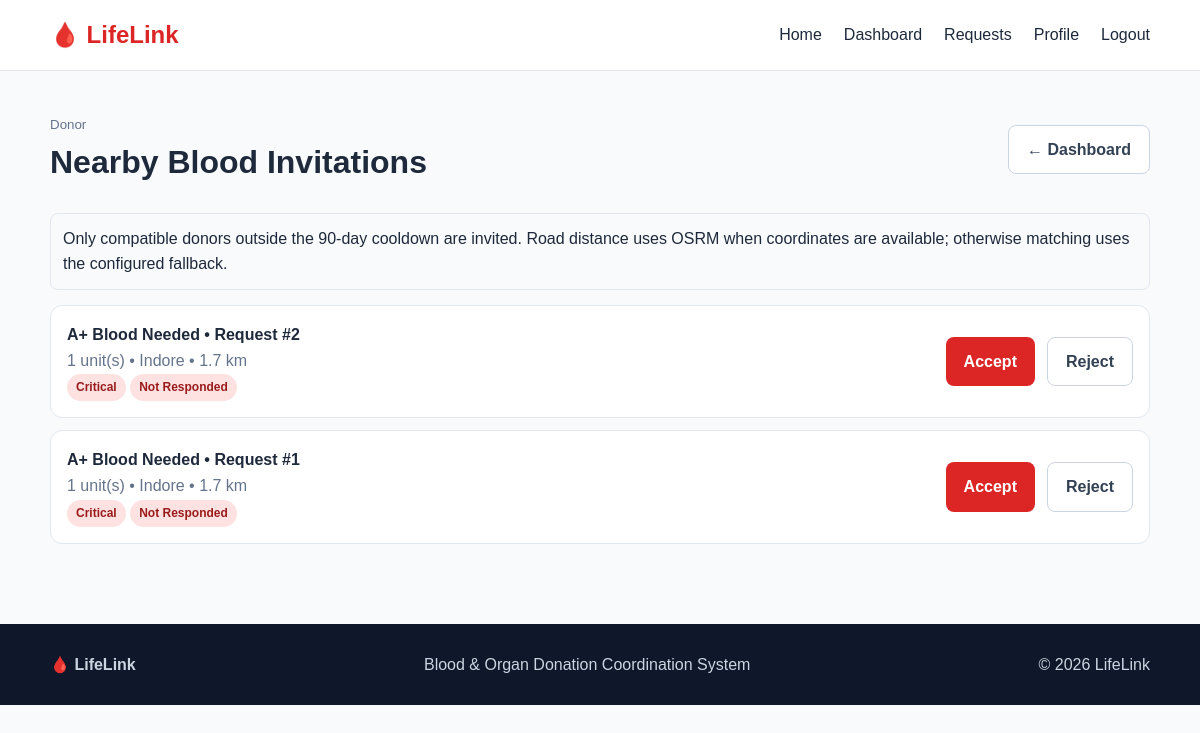
/blood-requests (signed in), run on the app's committed database.
### tables this page shows
CREATE TABLE invitations(
      id INTEGER PRIMARY KEY AUTOINCREMENT, request_id INTEGER NOT NULL, donor_id INTEGER NOT NULL,
      distance_km REAL, travel_minutes REAL, status TEXT NOT NULL DEFAULT 'Not Responded',
      created_at TEXT NOT NULL, responded_at TEXT, UNIQUE(request_id,donor_id),
      FOREIGN KEY(request_id) REFERENCES blood_requests(id) ON DELETE CASCADE,
      FOREIGN KEY(donor_id) REFERENCES users(id) ON DELETE CASCADE
    );

CREATE TABLE blood_requests(
      id INTEGER PRIMARY KEY AUTOINCREMENT, requester_id INTEGER NOT NULL, patient_name TEXT NOT NULL,
      blood_group TEXT NOT NULL, units INTEGER NOT NULL, urgency TEXT NOT NULL, location TEXT NOT NULL,
      lat REAL, lng REAL, contact TEXT NOT NULL, notes TEXT, status TEXT NOT NULL DEFAULT 'Active',
      radius_km REAL NOT NULL DEFAULT 5, created_at TEXT NOT NULL, updated_at TEXT NOT NULL,
      FOREIGN KEY(requester_id) REFERENCES users(id)
    );

### app.py (the view)
@app.route("/blood-requests")
@role_required("donor")
def blood_requests():
    u=current_user()
    reqs=q("""SELECT br.*,u.name requester FROM blood_requests br JOIN users u ON u.id=br.requester_id
              WHERE br.status NOT IN ('Cancelled','Expired','Donated') ORDER BY
              CASE urgency WHEN 'Critical' THEN 1 WHEN 'Urgent' THEN 2 ELSE 3 END, created_at DESC""")
    for r in reqs: match_request(r["id"])
    inv=q("""SELECT i.*,br.patient_name,br.blood_group,br.units,br.urgency,br.location,u.name requester
             FROM invitations i JOIN blood_requests br ON br.id=i.request_id JOIN users u ON u.id=br.requester_id
             WHERE i.donor_id=? ORDER BY i.created_at DESC""",(u["id"],))
    return render_template("blood-requests.html",requests=reqs,invitations=inv)

### app.py (called while the page is built)
def db():
    if "db" not in g:
        g.db = sqlite3.connect(DB_PATH)
        g.db.row_factory = sqlite3.Row
        g.db.execute("PRAGMA foreign_keys=ON")
    return g.db

def q(sql, args=(), one=False):
    cur=db().execute(sql,args)
    rows=cur.fetchone() if one else cur.fetchall()
    cur.close()
    return rows

def execute(sql,args=()):
    cur=db().execute(sql,args); db().commit(); return cur.lastrowid

def now():
    return datetime.utcnow().replace(microsecond=0).isoformat()

def current_user():
    uid=session.get("user_id")
    return q("SELECT * FROM users WHERE id=? AND active=1",(uid,),one=True) if uid else None

@app.context_processor
def inject():
    return {"current_user": current_user(), "blood_groups": BLOOD_GROUPS, "cooldown": COOLDOWN_DAYS}

def role_required(*roles):
    def deco(f):
        @wraps(f)
        def wrap(*a,**kw):
            u=current_user()
            if not u: return redirect(url_for("login",next=request.path))
            if u["role"] not in roles:
                flash("You do not have permission to access this page.","error")
                return redirect(url_for("dashboard"))
            return f(*a,**kw)
        return wrap
    return deco

def compat(donor, needed):
    matrix={
      "O-": set(BLOOD_GROUPS), "O+": {"O+","A+","B+","AB+"},
      "A-":{"A-","A+","AB-","AB+"},"A+": {"A+","AB+"},
      "B-":{"B-","B+","AB-","AB+"},"B+": {"B+","AB+"},
      "AB-":{"AB-","AB+"},"AB+": {"AB+"}
    }
    return needed in matrix.get(donor,set())

def eligible(donor):
    if not donor["blood_group"]: return False
    if not donor["last_donation"]: return True
    try: last=datetime.fromisoformat(donor["last_donation"])
    except: return False
    return datetime.utcnow()-last >= timedelta(days=COOLDOWN_DAYS)

def current_radius(req):
    base=RADIUS[req["urgency"]]
    elapsed=(datetime.utcnow()-datetime.fromisoformat(req["created_at"])).total_seconds()/60
    expansions=max(0,int(elapsed//EXPANSION_MINUTES))
    return min(MAX_RADIUS,base*(2**expansions))

### templates/blood-requests.html (shortened to what this page needs)
<!doctype html><html lang="en"><head><link rel="stylesheet" href="{{ url_for('static',filename='css/style.css') }}"></head><body>
<header class="navbar"><div class="container navrow"><a class="logo" href="{{ url_for('index') }}">🩸 LifeLink</a><nav class="navlinks">
<a href="{{ url_for('index') }}">Home</a>{% if current_user %}<a href="{{ url_for('dashboard') }}">Dashboard</a>{% if current_user.role=='donor' %}<a href="{{ url_for('blood_requests') }}">Requests</a>{% endif %}<a href="{{ url_for('profile') if current_user.role in ['donor','recipient','camp_organizer'] else url_for('dashboard') }}">Profile</a><a href="{{ url_for('logout') }}">Logout</a>{% else %}<a href="{{ url_for('login') }}">Login</a><a href="{{ url_for('register') }}">Register</a>{% endif %}
</nav></div></header>
<main class="dashboard"><div class="container"><div class="dashhead"><div><small class="muted">Donor</small><h1>Nearby Blood Invitations</h1></div><a class="btn light" href="{{url_for('donor_dashboard')}}">← Dashboard</a></div><div class="notice">Only compatible donors outside the {{cooldown if cooldown else 90}}-day cooldown are invited. Road distance uses OSRM when coordinates are available; otherwise matching uses the configured fallback.</div>{% if invitations %}<div class="list">{% for i in invitations %}<div class="item"><div><strong>{{i.blood_group}} Blood Needed • Request #{{i.request_id}}</strong><p class="muted">{{i.units}} unit(s) • {{i.location}} • {{i.distance_km|round(1) if i.distance_km is not none else '—'}} km{% if i.travel_minutes %} • ~{{i.travel_minutes|round|int}} min{% endif %}</p><span class="badge {% if i.urgency=='Critical' %}{% else %}yellow{% endif %}">{{i.urgency}}</span> <span class="badge">{{i.status}}</span></div>{% if i.status=='Not Responded' %}<div class="actions"><button class="btn primary" onclick="invAction({{i.id}},'accept')">Accept</button><button class="btn light" onclick="invAction({{i.id}},'reject')">Reject</button></div>{% endif %}</div>{% endfor %}</div>{% else %}<div class="card"><h2>No invitations yet</h2><p class="muted">New eligible requests will appear here when matching runs.</p></div>{% endif %}</div></main>
<footer><div class="container footerrow"><strong>🩸 LifeLink</strong><span>Blood & Organ Donation Coordination System</span><span>© 2026 LifeLink</span></div></footer>
<script src="{{ url_for('static',filename='js/main.js') }}"></script></body></html>

### static/css/style.css (style rules this page uses)
* { box-sizing:border-box;margin:0;padding:0 }
body { font-family:Arial,sans-serif;background:#f8fafc;color:#1e293b;line-height:1.6 }
a { text-decoration:none;color:inherit }
button,input,select,textarea { font:inherit }
.container { width:min(1100px,92%);margin:auto }
.navbar { background:#fff;border-bottom:1px solid #e5e7eb;position:sticky;top:0;z-index:10 }
.navrow { height:70px;display:flex;align-items:center;justify-content:space-between }
.logo { font-size:24px;font-weight:700;color:#dc2626 }
.navlinks { display:flex;gap:22px }
.hero p,.muted { color:#64748b }
.actions { display:flex;gap:12px;flex-wrap:wrap }
.btn { display:inline-block;border:0;border-radius:8px;padding:11px 18px;font-weight:700;cursor:pointer }
.primary { background:#dc2626;color:white }
.light { background:white;border:1px solid #cbd5e1;color:#334155 }
.dashboard { padding:40px 0 }
.dashhead { display:flex;justify-content:space-between;align-items:center;margin-bottom:25px }
.list { display:grid;gap:12px }
.item { background:white;border:1px solid #e2e8f0;border-radius:12px;padding:16px;display:flex;justify-content:space-between;align-items:center;gap:15px }
.badge { display:inline-block;border-radius:15px;padding:4px 9px;font-size:12px;font-weight:700;background:#fee2e2;color:#991b1b }
.notice { padding:12px;border-radius:8px;background:#f8fafc;border:1px solid #e2e8f0;margin-bottom:15px }
footer { background:#0f172a;color:#cbd5e1;padding:28px 0;margin-top:40px }
.footerrow { display:flex;justify-content:space-between;gap:15px }

### data on the page
invitations: blood_group "A+", request_id "2", units "1", location "Indore", distance_km "1.7", urgency "Critical", status "Not Responded"
invitations: blood_group "A+", request_id "1", units "1", location "Indore", distance_km "1.7", urgency "Critical", status "Not Responded"

### other printed values
{{ cooldown if cooldown else 90 }} "90"
